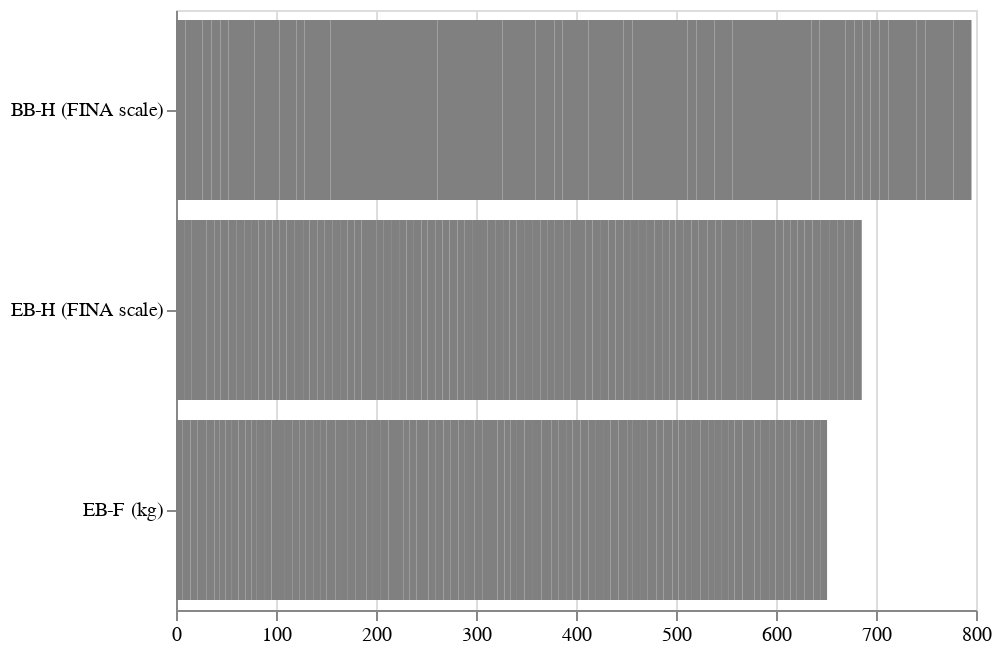

Notebook source saved alongside this figure:
### Markdown cell above
### Targets $y$

### Code cell
test_cols_renamed = {
    "BB-H": "BB-H (FINA scale)",
    "EB-H": "EB-H (FINA scale)",
    "EB-F": "EB-F (kg)",
}

test_cols_order = ["BB-H (FINA scale)", "EB-H (FINA scale)", "EB-F (kg)"]

(
    alt.Chart(y.rename(columns=test_cols_renamed).melt())
    .mark_bar(color="grey")
    .encode(
        alt.X(
            "value",
            title="",
            scale=alt.Scale(zero=False),
            axis=alt.Axis(labelFlush=False),
        ),
        alt.Y("variable", title=None, scale=alt.Scale(domain=test_cols_order)),
    )
)

### Figure 1 — Vega-Lite specification as saved in the notebook (floating-point values rounded to 4 significant figures; data arrays with more than 128 entries replaced by an {"elided": "..."} marker saying what was removed)
{"$schema": "https://vega.github.io/schema/vega-lite/v2.6.0.json", "config": {"view": {"height": 300, "width": 400}}, "data": {"name": "data-2ccac003de111b8f1476f46f38f610f6"}, "datasets": {"data-2ccac003de111b8f1476f46f38f610f6": {"elided": "273 records"}}, "encoding": {"x": {"axis": {"labelFlush": false}, "field": "value", "scale": {"zero": false}, "title": "", "type": "quantitative"}, "y": {"field": "variable", "scale": {"domain": ["BB-H (FINA scale)", "EB-H (FINA scale)", "EB-F (kg)"]}, "title": null, "type": "nominal"}}, "mark": {"color": "grey", "type": "bar"}}
